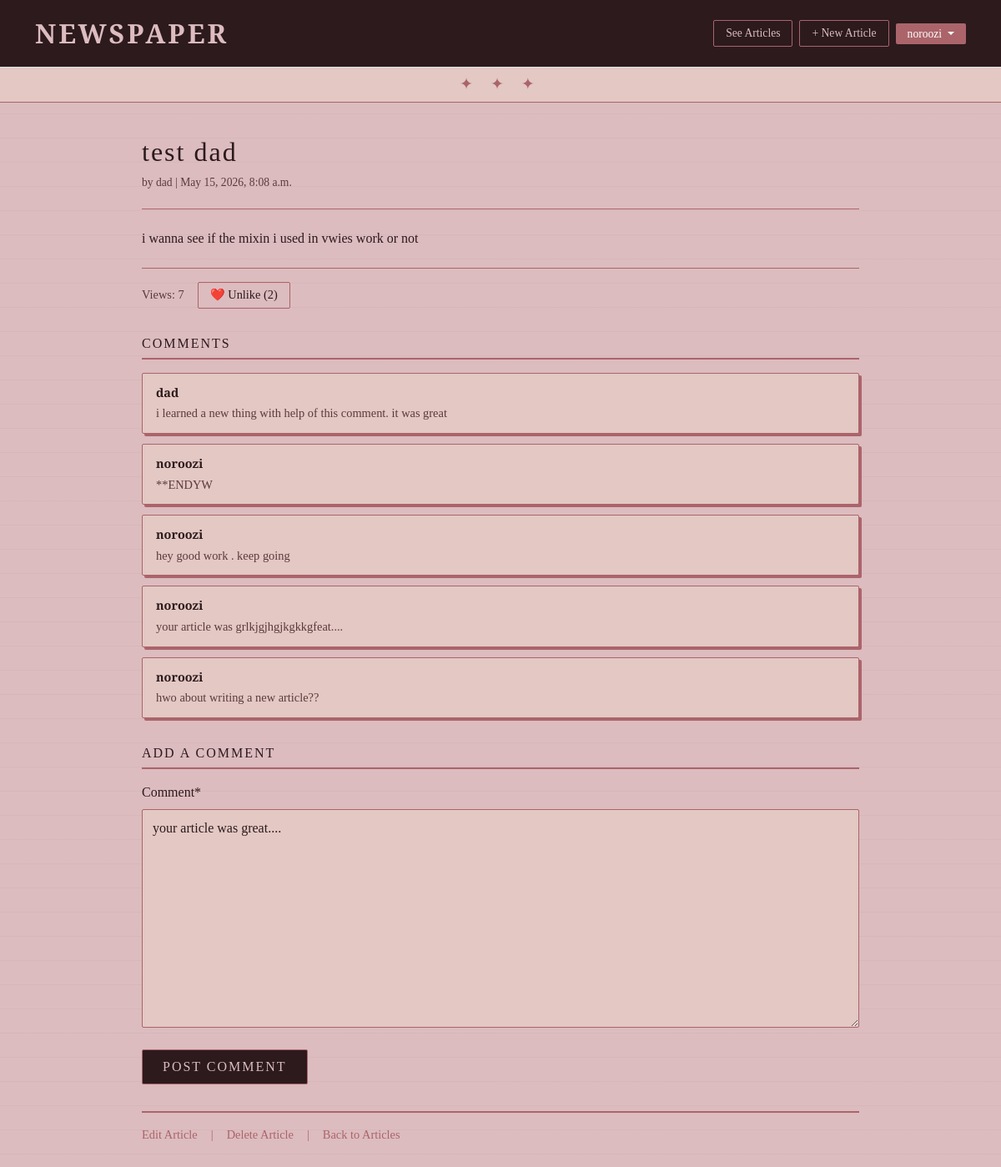
Before: /articles/2/ (signed in) with the older database file.
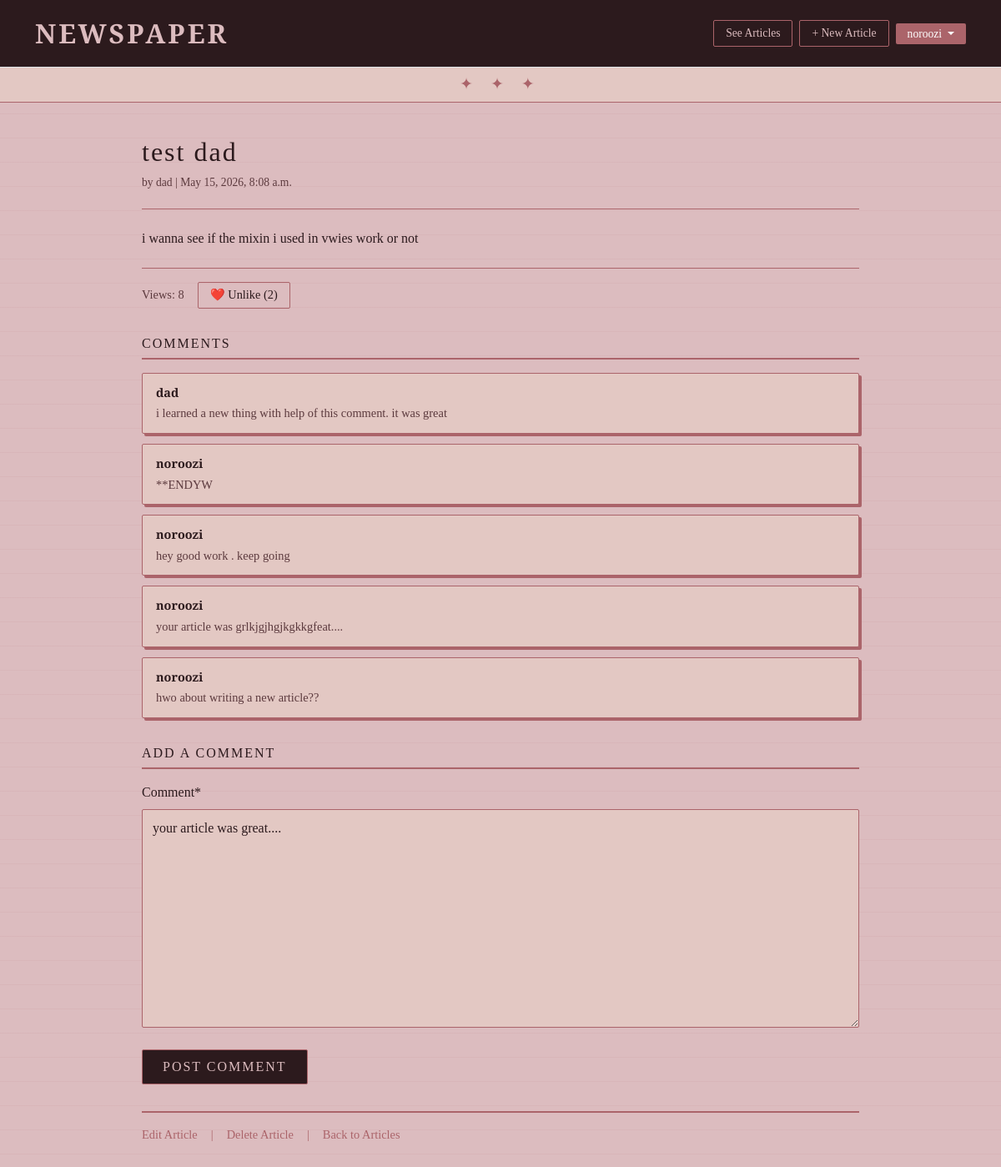
After: the same page with the newer database file.
### articles/models.py (models this page shows, shortened)
class Article(models.Model):
    title = models.CharField(max_length=255)
    body = models.TextField()
    date = models.DateTimeField(auto_now_add=True)
    author = models.ForeignKey(
        settings.AUTH_USER_MODEL,
        on_delete=models.CASCADE,
    )
    views = models.IntegerField(default=0)
    viewers = models.ManyToManyField(
        settings.AUTH_USER_MODEL,
        related_name='viewed_articles',
        blank=True
    )
    likes = models.ManyToManyField(
        settings.AUTH_USER_MODEL,
        related_name='liked_articles',
        blank=True
    )

### accounts/models.py (models this page shows)
class CustomUser(AbstractUser):
    age = models.PositiveIntegerField(null=True, blank=True)

### articles/views.py (the view, shortened to what this page needs)
# urls.py: path("<int:pk>/", ArticleDetail.as_view(), name="article_detail"),
class ArticleDetail(mixins.CustomLoginNeededMixin,View):
    def get(self, request, *args, ** kwargs):
        view = CommentGet.as_view()
        return view(request, *args, ** kwargs)

### articles/mixins.py (called while the page is built)
    def dispatch(self, request, *args, **kwargs):
        if not request.user.is_authenticated:
            return redirect(self.login_url)
        return super().dispatch(request, *args, **kwargs)

### articles/models.py (called while the page is built)
    def __str__(self):
        return self.comment

### articles/views.py (called while the page is built)
    def get_object(self):
        obj = super().get_object()
        if self.request.method == 'GET':
            if self.request.user not in obj.viewers.all():
                obj.views += 1
                obj.viewers.add(self.request.user)# add 1 every visit
                obj.save()      # save to database
        return obj

    def get_context_data(self, **kwargs):
        context = super().get_context_data(**kwargs)
        context['form'] = forms.CommentForm
        return context

### templates/article_detail.html (shortened to what this page needs)
{% extends 'base.html' %}
{% load crispy_forms_tags %}
{% block content %}
    <article>
        <h1>{{ object.title }}</h1>
        <p class="article-meta">by {{ object.author }} | {{ object.date }}</p>
        <div class="article-body">
            {{ object.body }}
        </div>
    </article>
    <div class="article-stats">
        <span>Views: {{ object.views }}</span>
        <form method="post" action="{% url 'article_like' object.pk %}">
            <button type="submit" class="like-btn">
                {% if request.user in object.likes.all %}
                    ❤️ Unlike ({{ object.likes.count }})
                {% else %}
                    🤍 Like ({{ object.likes.count }})
                {% endif %}
            </button>
        </form>
    </div>
    <section class="comments-section">
        <h3>Comments</h3>
        {% for comment in object.comment_set.all %}
            <div class="comment-card">
                <div class="comment-author">{{ comment.author }}</div>
                <div class="comment-text">{{ comment }}</div>
            </div>
        {% empty %}
            <p class="no-comments">No comments yet. Be the first!</p>
        {% endfor %}
    </section>
    <section class="comment-form-section">
        <h3>Add a comment</h3>
        <form method="post" action="">
            {{ form|crispy }}
            <button type="submit" class="btn-submit">Post Comment</button>
        </form>
    </section>
    <div class="article-actions">
        {% if user == object.author or user.is_staff %}
            <a href="{% url 'article_edit' object.pk %}">Edit Article</a>
            <span style="color: var(--border);">|</span>
            <a href="{% url 'article_delete' object.pk %}">Delete Article</a>
            <span style="color: var(--border);">|</span>
        {% endif %}
        <a href="{% url 'article_list' %}">Back to Articles</a>
    </div>
{% endblock %}

Changed rows visible on the page:
changed Article "test dad": views "7" → "8"
